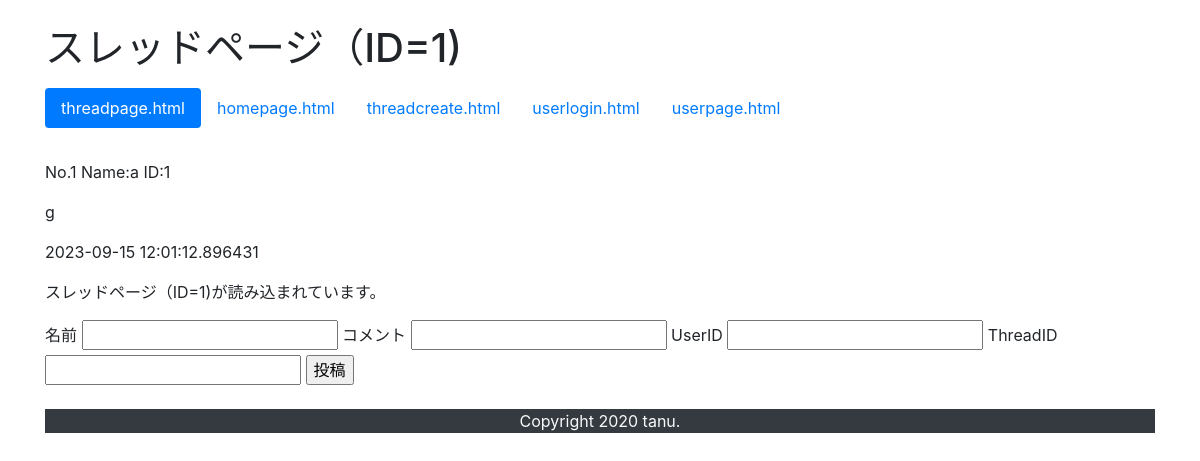
Screenshot of /threadpage/1/ with the database file from the repository.
### blog/app.py (models this page shows)
class CommentInfo(db.Model):
    __tablename__ = 'comment_info'
    CommentID = db.Column(db.Integer, primary_key=True)
    Nickname = db.Column(db.String, nullable=True)
    Comment_Content = db.Column(db.String, nullable=False)
    Comment_Create_Date = db.Column(db.String, nullable=False)
    UserID = db.Column(db.Integer, nullable=False)
    ThreadID = db.Column(db.Integer, nullable=False)

### blog/app.py (the view)
@app.route('/threadpage/<id>/', methods=['GET', 'POST'])#0=id
def threadpage(id):
    comment_info_all = CommentInfo.query.filter(CommentInfo.ThreadID == id).all()
    if request.method == 'POST':
        comment_info = CommentInfo(
            Nickname = request.form['Nickname'],
            Comment_Content = request.form['Comment_Content'],
            Comment_Create_Date =dt_now,
            UserID  = request.form['UserID'],
            ThreadID = request.form['ThreadID'],
        )
        db.session.add(comment_info)
        db.session.commit()
        return redirect(url_for('threadpage',id=request.form['ThreadID']))
    else:
        return render_template('threadpage.html', comment_info_all = comment_info_all, \
            threadpage = True, \
            title = 'スレッドページ（ID='+ id +')')

### blog/templates/threadpage.html
{%- extends "base.html" %}
{%- block content %}
			<div class="pt-3 pb-4">
				{% set cnt = [1] %}
				{% for comment_info in comment_info_all %}
					<div>
             			<p>No.{{ cnt[0] }} Name:{{comment_info.Nickname}} ID:{{comment_info.UserID}}</p>
						<p>{{comment_info.Comment_Content}}</p>
						<p>{{comment_info.Comment_Create_Date}}</p>
						{% set _ = cnt.append(cnt[0] + 1) %}
						{% set _ = cnt.pop(0) %}
					</div>
        		{% endfor %}
				<p>{{ title }}が読み込まれています。</p>
				<form action="" method="POST">
					<label for="Nickname">名前</label>
					<input type="text" name="Nickname">
					<label for="Comment_Content">コメント</label>
					<input type="text" name="Comment_Content">
					<label for="UserID">UserID</label>
					<input type="text" name="UserID">
					<label for="ThreadID">ThreadID</label>
					<input type="text" name="ThreadID">
					<input type="submit" value="投稿">
				  </form>
			</div>
{%- endblock %}

### rows the page displays
CommentInfo: cnt "1", Nickname "a", UserID "1", Comment_Content "g", Comment_Create_Date "2023-09-15 12:01:12.896431"

### other values shown
{{ title }} "スレッドページ（ID=1)"
